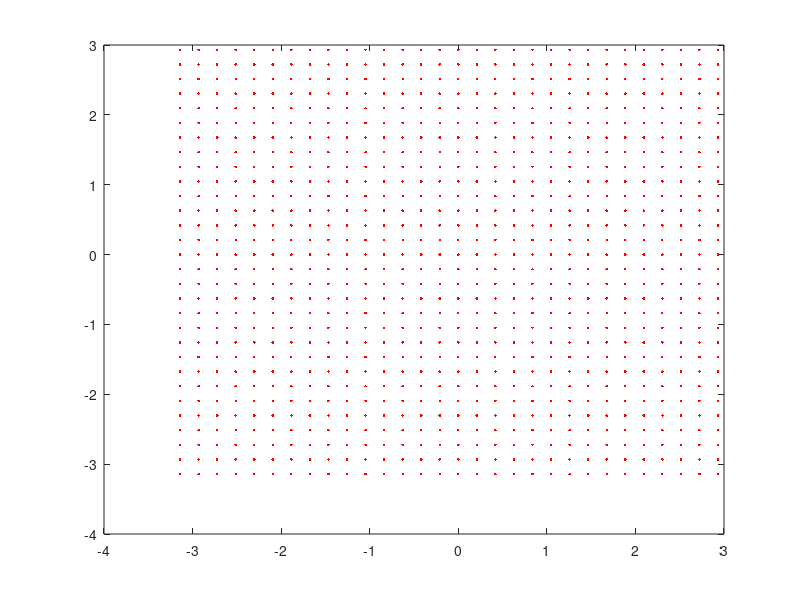

The MATLAB script that drew this image: (Note: this script raises an error after producing the figure.)
close all; clc; clear all

%% Intialize polygons

% Obstacles and links are modeled as polygons

Poly1 = [-0.6,0.3;-0.4,-0.4;0.7,-0.3;0.6,0.4;0.2,0.3;-0.296057,0.596997];
Poly2 = [-0.8,-0.4;-0.1,-0.1;0.9,-0.4;0.3,0.2;0.102922,0.598169;-0.3,0.4];

Poly1 = Poly1 + ones(size(Poly1))*[1.4 0; 0 .7];
Poly2 = Poly2 + ones(size(Poly2))*[-1.5 0; 0 1.6];

ObstacleList = {Poly1, Poly2};

link1Poly = [-.1,-.2; 1.1,-.2; 1.1,.2; -.1,.2];
link2Poly = [-.1,-.1; 1.7,-.1; 1.7,.1; -.1,.1];
link1Base = [0,0];  % In absolute coordinates
link2Base = [1,0];  % In relative coordinates, should be inside link1Poly

%% Generate sample points

numSamples = 30;
angleSamples = linspace( -pi, pi - (2*pi)/numSamples, numSamples );
%angleSamples = linspace( -pi, pi, numSamples );
sampleList = [];
for angle2 = angleSamples
    for angle1 = angleSamples
        sampleList = [sampleList; angle1, angle2];
    end
end

plot(sampleList(:,1), sampleList(:,2), '.r');
%% Determine which sample points are in free config space

disp('Computing Free Configuration Space for 2-link manipulator')
tic
freeCSpacePoints = computeTwoPolyLinkFreePoints( sampleList, link1Base, link1Poly, link2Base, link2Poly, ObstacleList );
toc

%% Plot freeCSpacePoints for testing

figure;
axis( [-pi pi -pi pi] )
axis square
hold on
for j = 1:size(freeCSpacePoints,1)

    alpha = freeCSpacePoints(j,1);
    beta = freeCSpacePoints(j,2);
    plot( alpha, beta, '.b', 'LineWidth', 2 );

end
hold off

%% Compute adjacency look-up table suitable for doing BFS

connectRadius = (2.2*pi)/(numSamples-1);

disp('Computing Adjacency Table')
tic
adjTable = computeAdjTableForFreeCSpacePoints( freeCSpacePoints, connectRadius );
toc

%% Plot connections between vertices

figure;
axis( [-pi pi -pi pi] )
axis square
hold on
for j = 1:size(freeCSpacePoints,1)

    alpha = freeCSpacePoints(j,1);
    beta = freeCSpacePoints(j,2);
    plot( alpha, beta, '.b', 'LineWidth', 2 );

end

for j = 1:size(freeCSpacePoints,1)

    alpha1 = freeCSpacePoints(j,1);
    beta1 = freeCSpacePoints(j,2);

    for k = 1:size(adjTable{j},1)
        idx2 = adjTable{j}(k,1);
        alpha2 = freeCSpacePoints(idx2,1);
        beta2 = freeCSpacePoints(idx2,2);

        if( max(abs(freeCSpacePoints(j,:) - freeCSpacePoints(idx2,:))) < 1.1*connectRadius )

            plot( [alpha1 alpha2], [beta1 beta2], '-b', 'LineWidth', 1 );
        end
    end

end
hold off

%% Plot some test output


testPoints = randperm(size(freeCSpacePoints,1));

for i = 1:3

    startIdx = testPoints(2*i-1);
    goalIdx = testPoints(2*i);

    disp('Finding BFS path')
    tic
    cSpacePath = computeBFSPath(startIdx, goalIdx, adjTable);
    toc

    disp('Ploting results')
    % tic
    %h((i-1)*2+1)=figure((i-1)*2+1);
    figure;
    axis( [-pi pi -pi pi] )
    axis square
    hold on

    % Plot the free configuration points
    for j = 1:size(freeCSpacePoints,1)
        
        alpha = freeCSpacePoints(j,1);
        beta = freeCSpacePoints(j,2);
        plot( alpha, beta, '.b', 'LineWidth', 2 );
        
    end
    xlabel('alpha');
    ylabel('beta');
    % Plot the path produced by BFS through the free configuration space
    for row = 1:size(cSpacePath,1)
        edge = cSpacePath(row,:);
        
        v1 = edge(1);
        v2 = edge(2);
        
        plot( [freeCSpacePoints(v1,1); freeCSpacePoints(v2,1)], [freeCSpacePoints(v1,2); freeCSpacePoints(v2,2)], 'or', 'LineWidth', 2 )
          
        if( max(abs(freeCSpacePoints(v1,:) - freeCSpacePoints(v2,:))) < 1.1*connectRadius )
            % Only draw segments  which don't wrap around toroidal config space
            plot( [freeCSpacePoints(v1,1); freeCSpacePoints(v2,1)], [freeCSpacePoints(v1,2); freeCSpacePoints(v2,2)], '-r', 'LineWidth', 1 )
        end
        
    end

    % Plot the start and goal vertexes
    plot( freeCSpacePoints(startIdx,1), freeCSpacePoints(startIdx,2), 'og', 'LineWidth', 5 )
    plot( freeCSpacePoints(goalIdx,1), freeCSpacePoints(goalIdx,2), 'or', 'LineWidth', 5 )
    %toc
    hold off
    
    % Plot the start and goal configurations in the workspace with obstacles
    %h((i-1)*2+2)=figure((i-1)*2+2);
    figure;
    hold on
    for i = 1:length(ObstacleList)
        obs = ObstacleList{i};
        fill(obs(:,1),obs(:,2),'k')
    end
    [startLink1,newLink2Base] = displaceLinkPoly( link1Poly, freeCSpacePoints(startIdx,1), link1Base, link2Base );
    startLink2 = displaceLinkPoly( link2Poly, freeCSpacePoints(startIdx,1) + freeCSpacePoints(startIdx,2), newLink2Base, [0,0] );
    fill( startLink1(:,1), startLink1(:,2), 'g' )
    fill( startLink2(:,1), startLink2(:,2), 'g' )

    [goalLink1,newLink2Base] = displaceLinkPoly( link1Poly, freeCSpacePoints(goalIdx,1), link1Base, link2Base );
    goalLink2 = displaceLinkPoly( link2Poly, freeCSpacePoints(goalIdx,1) + freeCSpacePoints(goalIdx,2), newLink2Base, [0,0] );
    fill( goalLink1(:,1), goalLink1(:,2), 'r' )
    fill( goalLink2(:,1), goalLink2(:,2), 'r' )
    xlabel('x');
    ylabel('y');
    axis([-3 3 -3 3])
    axis square
    hold off

end

%for k=1:length(h)
   % print(h(k), '-depsc',sprintf('../report/figures/plotbfs%i',k));
%end

%% Produce movie for particular configurations

% Find path between two particular points in c-space.  First, need to find
% closest sampled points.

startPoint = [4, 0];
goalPoint = [2, -1.5];

startVertex = 1;
bestStartDist = 2*pi;
goalVertex = 1;
bestGoalDist = 2*pi;

for i = 1:size(freeCSpacePoints,1)
    if( angDist( startPoint, freeCSpacePoints(i,:) ) < bestStartDist )
        startVertex = i;
        bestStartDist = angDist( startPoint, freeCSpacePoints(startVertex,:) );
    elseif( angDist( goalPoint, freeCSpacePoints(i,:) ) < bestGoalDist )
        goalVertex = i;
        bestGoalDist = angDist( goalPoint, freeCSpacePoints(goalVertex,:) );
    end
end

disp('Finding BFS path')
tic
cSpacePath = computeBFSPath(startVertex, goalVertex, adjTable);
toc

fig=figure;

filename = '2-linkMovieb.avi';
delete(filename);
movieObj = avifile('2-linkMovieb.avi');
movieObj.Quality = 100;
% If you have trouble playing the movie, try changing the compression type,
% see help avifile for more info.
movieObj.Compression = 'None';
movieObj.Fps = 10.0;

set(fig,'DoubleBuffer','on');
set(gca,'xlim',[-2 2],'ylim',[-2 2],...
    'nextplot','replace','Visible','off');

for row = 1:size(cSpacePath,1)
    edge = cSpacePath(row,:);
    
    v1 = edge(1);
    v2 = edge(2);
    
    alpha1 = freeCSpacePoints(v1,1);
    alpha2 = freeCSpacePoints(v2,1);
    
    beta1 = freeCSpacePoints(v1,2);
    beta2 = freeCSpacePoints(v2,2);
    
    
    [drawLink1,newLink2Base] = displaceLinkPoly( link1Poly, alpha1, link1Base, link2Base );
    drawLink2 = displaceLinkPoly( link2Poly, alpha1 + beta1, newLink2Base, [0,0] );
    fill( drawLink1(:,1), drawLink1(:,2), 'b' )
    hold on
    fill( drawLink2(:,1), drawLink2(:,2), 'b' )

    for i = 1:length(ObstacleList)
        obs = ObstacleList{i};
        fill(obs(:,1),obs(:,2),'k')
    end

    hold off
    axis([-3 3 -3 3])
    axis square
    frame = getframe(gca);
    movieObj = addframe(movieObj,frame);
    
    [drawLink1,newLink2Base] = displaceLinkPoly( link1Poly, alpha2, link1Base, link2Base );
    drawLink2 = displaceLinkPoly( link2Poly, alpha2 + beta2, newLink2Base, [0,0] );
    fill( drawLink1(:,1), drawLink1(:,2), 'b' )
    hold on
    fill( drawLink2(:,1), drawLink2(:,2), 'b' )
    
    for i = 1:length(ObstacleList)
        obs = ObstacleList{i};
        fill(obs(:,1),obs(:,2),'k')
    end
    
    hold off
    axis([-3 3 -3 3])
    axis square
    frame = getframe(gca);
    movieObj = addframe(movieObj,frame);
    
    
end

%movieObj = close(movieObj);